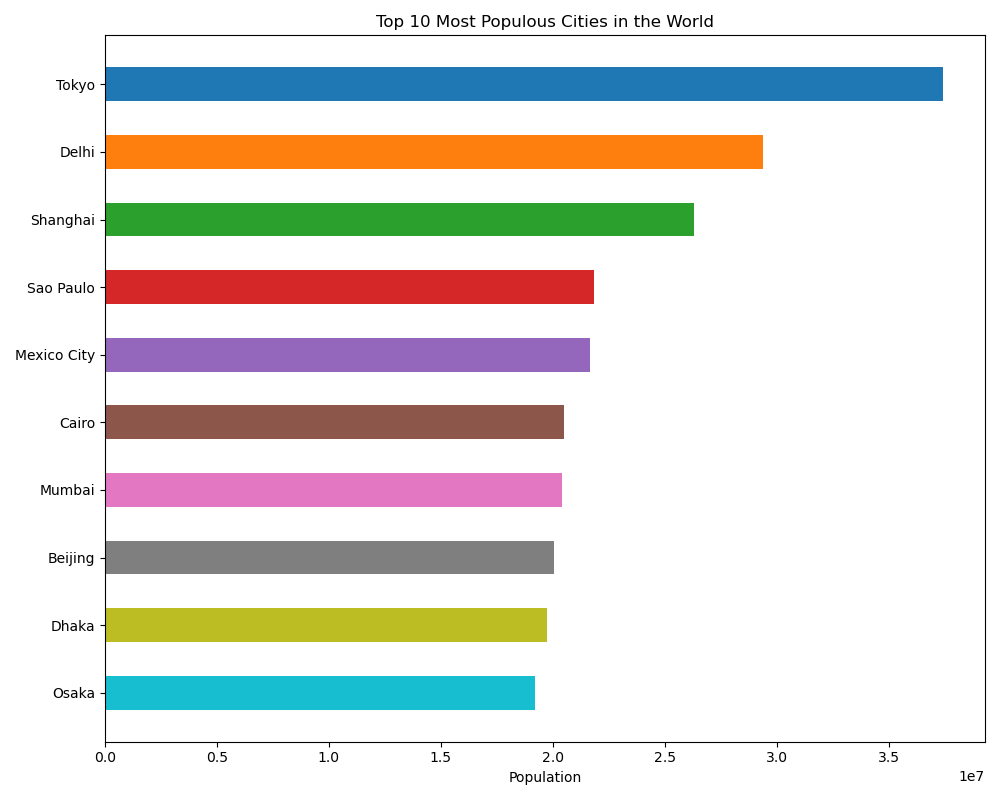

This chart was generated by the following Python code:

import matplotlib.pyplot as plt

# Data
cities = ['Tokyo', 'Delhi', 'Shanghai', 'Sao Paulo', 'Mexico City', 'Cairo', 'Mumbai', 'Beijing', 'Dhaka', 'Osaka']
population = [37435191, 29399141, 26317104, 21846507, 21671908, 20484965, 20411274, 20035455, 19751581, 19222665]
colors = ['#1f77b4', '#ff7f0e', '#2ca02c', '#d62728', '#9467bd', '#8c564b', '#e377c2', '#7f7f7f', '#bcbd22', '#17becf']

# Figure size
plt.figure(figsize=(10, 8))

# Horizontal bar chart
plt.barh(cities, population, color=colors, height=0.5)

# Labeling
plt.xlabel('Population')
plt.title('Top 10 Most Populous Cities in the World')
plt.gca().invert_yaxis()  # Invert y-axis to have the city with highest population at the top

# Show and save plot
plt.tight_layout()
plt.show()
